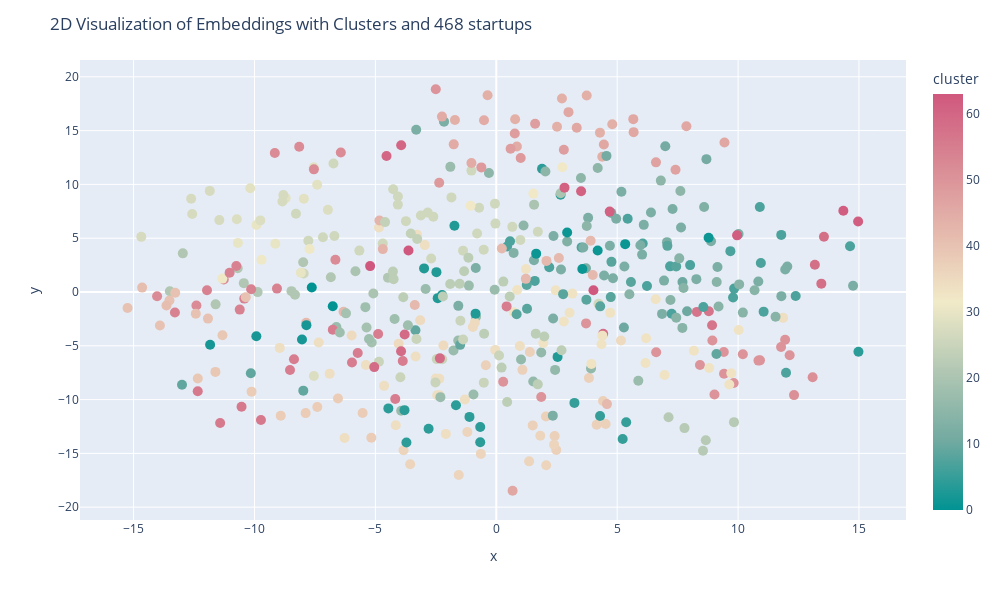

Notebook source saved alongside this figure:
### Code cell
# Prepare DataFrame for Plotly
plot_df = pd.DataFrame(tsne_results[:, [0,1]], columns=['x', 'y'])
plot_df['cluster'] =sample_df["new_cluster_index"]
plot_df['generated_cluster_label'] = sample_df["generated_cluster_label"] + " XX " + sample_df['Tasks/Jobs']
# Plot using Plotly with clusters
fig = px.scatter(plot_df, x='x', y='y',
                 color='cluster',
                 color_continuous_scale=px.colors.diverging.Tealrose,
                 hover_data=['generated_cluster_label'])
fig.update_traces(marker_size=10)
fig.update_layout(
    title=f"2D Visualization of Embeddings with Clusters and {len(sample_df)} startups", 
    hovermode='closest',
    width=1000,  # Set the width of the figure
    height=600  # Set the height of the figure
)
fig.show()

### Figure 1 — Plotly figure (JSON) as saved in the notebook; plotly's stock layout.template omitted (floating-point values rounded to 4 significant figures; data arrays with more than 128 entries replaced by an {"elided": "..."} marker saying what was removed)
{"data": [{"customdata": {"elided": "468x1 str values"}, "hovertemplate": "x=%{x}<br>y=%{y}<br>generated_cluster_label=%{customdata[0]}<br>cluster=%{marker.color}<extra></extra>", "legendgroup": "", "marker": {"color": {"elided": "468 int values"}, "coloraxis": "coloraxis", "size": 10, "symbol": "circle"}, "mode": "markers", "name": "", "orientation": "v", "showlegend": false, "type": "scatter", "x": {"elided": "468 float values"}, "xaxis": "x", "y": {"elided": "468 float values"}, "yaxis": "y"}], "layout": {"coloraxis": {"colorbar": {"title": {"text": "cluster"}}, "colorscale": [[0, "rgb(0, 147, 146)"], [0.1667, "rgb(114, 170, 161)"], [0.3333, "rgb(177, 199, 179)"], [0.5, "rgb(241, 234, 200)"], [0.6667, "rgb(229, 185, 173)"], [0.8333, "rgb(217, 137, 148)"], [1, "rgb(208, 88, 126)"]]}, "height": 600, "hovermode": "closest", "legend": {"tracegroupgap": 0}, "margin": {"t": 60}, "title": {"text": "2D Visualization of Embeddings with Clusters and 468 startups"}, "width": 1000, "xaxis": {"anchor": "y", "autorange": true, "domain": [0, 1], "range": [-17.22, 16.94], "title": {"text": "x"}, "type": "linear"}, "yaxis": {"anchor": "x", "autorange": true, "domain": [0, 1], "range": [-21.19, 21.56], "title": {"text": "y"}, "type": "linear"}}}
